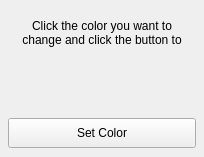
<?xml version="1.0" encoding="UTF-8"?>
<ui version="4.0">
 <class>ColorPickerWidget</class>
 <widget class="QWidget" name="ColorPickerWidget">
  <property name="geometry">
   <rect>
    <x>0</x>
    <y>0</y>
    <width>204</width>
    <height>157</height>
   </rect>
  </property>
  <property name="sizePolicy">
   <sizepolicy hsizetype="Preferred" vsizetype="Fixed">
    <horstretch>0</horstretch>
    <verstretch>0</verstretch>
   </sizepolicy>
  </property>
  <property name="maximumSize">
   <size>
    <width>400</width>
    <height>400</height>
   </size>
  </property>
  <property name="windowTitle">
   <string>ColorPickerWidget</string>
  </property>
  <layout class="QHBoxLayout" name="horizontalLayout">
   <property name="spacing">
    <number>0</number>
   </property>
   <property name="leftMargin">
    <number>0</number>
   </property>
   <property name="topMargin">
    <number>0</number>
   </property>
   <property name="rightMargin">
    <number>0</number>
   </property>
   <property name="bottomMargin">
    <number>0</number>
   </property>
   <item>
    <widget class="QWidget" name="base_" native="true">
     <layout class="QHBoxLayout" name="horizontalLayout_3">
      <property name="spacing">
       <number>4</number>
      </property>
      <property name="leftMargin">
       <number>4</number>
      </property>
      <property name="topMargin">
       <number>4</number>
      </property>
      <property name="rightMargin">
       <number>4</number>
      </property>
      <property name="bottomMargin">
       <number>4</number>
      </property>
      <item>
       <widget class="QWidget" name="widget_16" native="true">
        <layout class="QVBoxLayout" name="verticalLayout_2">
         <property name="spacing">
          <number>0</number>
         </property>
         <property name="leftMargin">
          <number>4</number>
         </property>
         <property name="topMargin">
          <number>4</number>
         </property>
         <property name="rightMargin">
          <number>4</number>
         </property>
         <property name="bottomMargin">
          <number>4</number>
         </property>
         <item>
          <widget class="QWidget" name="widget_20" native="true">
           <property name="sizePolicy">
            <sizepolicy hsizetype="Preferred" vsizetype="Fixed">
             <horstretch>0</horstretch>
             <verstretch>0</verstretch>
            </sizepolicy>
           </property>
           <layout class="QHBoxLayout" name="horizontalLayout_10">
            <property name="spacing">
             <number>0</number>
            </property>
            <property name="leftMargin">
             <number>4</number>
            </property>
            <property name="topMargin">
             <number>4</number>
            </property>
            <property name="rightMargin">
             <number>4</number>
            </property>
            <property name="bottomMargin">
             <number>4</number>
            </property>
            <item>
             <widget class="QLabel" name="label_4">
              <property name="sizePolicy">
               <sizepolicy hsizetype="Preferred" vsizetype="Preferred">
                <horstretch>0</horstretch>
                <verstretch>0</verstretch>
               </sizepolicy>
              </property>
              <property name="text">
               <string>Click the color you want to change and click the button to change it.</string>
              </property>
              <property name="alignment">
               <set>Qt::AlignCenter</set>
              </property>
              <property name="wordWrap">
               <bool>true</bool>
              </property>
             </widget>
            </item>
           </layout>
          </widget>
         </item>
         <item>
          <widget class="QWidget" name="widget_22" native="true">
           <layout class="QHBoxLayout" name="horizontalLayout_17">
            <property name="spacing">
             <number>0</number>
            </property>
            <property name="leftMargin">
             <number>4</number>
            </property>
            <property name="topMargin">
             <number>4</number>
            </property>
            <property name="rightMargin">
             <number>4</number>
            </property>
            <property name="bottomMargin">
             <number>4</number>
            </property>
            <item>
             <widget class="QWidget" name="color_sample_" native="true">
              <property name="minimumSize">
               <size>
                <width>180</width>
                <height>65</height>
               </size>
              </property>
              <layout class="QHBoxLayout" name="horizontalLayout_2">
               <property name="spacing">
                <number>0</number>
               </property>
               <property name="leftMargin">
                <number>0</number>
               </property>
               <property name="topMargin">
                <number>0</number>
               </property>
               <property name="rightMargin">
                <number>0</number>
               </property>
               <property name="bottomMargin">
                <number>0</number>
               </property>
               <item>
                <widget class="QWidget" name="gradient_" native="true"/>
               </item>
              </layout>
             </widget>
            </item>
           </layout>
          </widget>
         </item>
         <item>
          <widget class="QWidget" name="widget_21" native="true">
           <property name="sizePolicy">
            <sizepolicy hsizetype="Preferred" vsizetype="Fixed">
             <horstretch>0</horstretch>
             <verstretch>0</verstretch>
            </sizepolicy>
           </property>
           <property name="minimumSize">
            <size>
             <width>0</width>
             <height>32</height>
            </size>
           </property>
           <layout class="QHBoxLayout" name="horizontalLayout_16">
            <property name="spacing">
             <number>0</number>
            </property>
            <property name="leftMargin">
             <number>0</number>
            </property>
            <property name="topMargin">
             <number>0</number>
            </property>
            <property name="rightMargin">
             <number>0</number>
            </property>
            <property name="bottomMargin">
             <number>0</number>
            </property>
            <item>
             <widget class="QPushButton" name="set_color_button_">
              <property name="minimumSize">
               <size>
                <width>0</width>
                <height>30</height>
               </size>
              </property>
              <property name="text">
               <string>Set Color</string>
              </property>
             </widget>
            </item>
           </layout>
          </widget>
         </item>
        </layout>
       </widget>
      </item>
     </layout>
    </widget>
   </item>
  </layout>
 </widget>
 <resources/>
 <connections/>
</ui>
